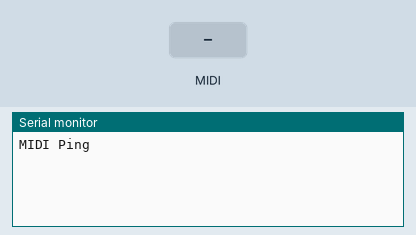
Simulated run of this sketch. Board: Arduino Mega 2560, built with avr-gcc and run on an emulated ATmega2560. Parts: the last lines printed to the serial monitor. The inputs (shaded band) are chosen by the test bench. MIDI output is not drawn; random numbers use the default seed unless the sketch sets one.

Above: at 1.2 s.
1.3 s: MIDI note 36 received
At 2.4 s:
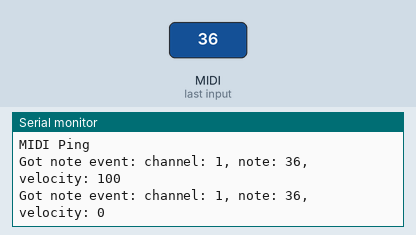
3.1 s: MIDI note 48 received
At 3.8 s:
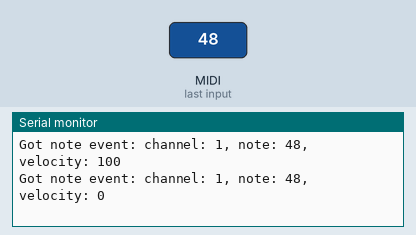

Measured:
- after the input at 1.3 s, the serial monitor: prints a new line at once (image 1)
- after the input at 3.1 s, the serial monitor: prints a new line at once (image 2)

The sketch:

MIDI_Ping.ino
```cpp
/**
 * MIDI Ping
 * Lukas Severinghaus
 * September 9, 2021
 *
 * Listens for note on and note off events on the MIDI input and sends back a randomly offset note of the same velocity and channel.
 * Useful for testing bidirectional MIDI communication.
 * Based on sample code from: https://www.pjrc.com/teensy/td_libs_MIDI.html
 */
#include <MIDI.h>

MIDI_CREATE_INSTANCE(HardwareSerial, Serial1, MIDI);

void setup() {
  MIDI.begin(MIDI_CHANNEL_OMNI);
  Serial.begin(115200);
  Serial.println("MIDI Ping");
}

void loop() {
  if(MIDI.read()){
    byte type = MIDI.getType(); //Get the type of the message
    if(type == midi::NoteOn || type == midi::NoteOff){
      int note = MIDI.getData1();
      int velocity = MIDI.getData2();
      int channel = MIDI.getChannel();
      Serial.println(String("Got note event: channel: ") + channel + ", note: " + note + ", velocity: " + velocity);
      int offset = random(10);
      if(type == midi::NoteOn){
        MIDI.sendNoteOn(note+offset, velocity, channel);
      }else{
        MIDI.sendNoteOff(note+offset, velocity, channel);
      }
    }
  }
}
```
